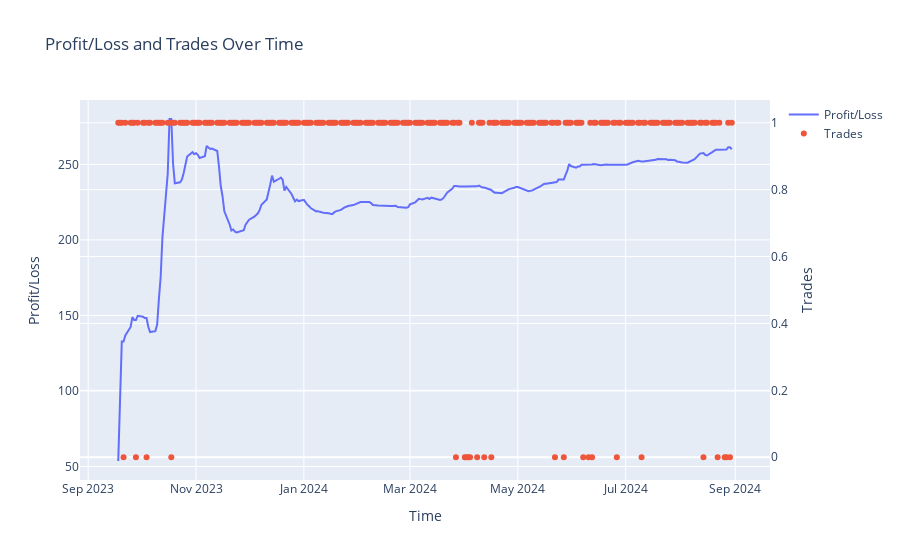

Notebook code for this chart:
### Code cell
params["mode"] = "validation"
params["model"] = "vecm"
validation_ts = TradingSystem(**params)
best_profit, best_rolling_window, best_lower_threshold = validation_ts.study(**study_params)

### Figure 1 — Plotly figure (JSON) as saved in the notebook; plotly's stock layout.template omitted (floating-point values rounded to 4 significant figures; data arrays with more than 128 entries replaced by an {"elided": "..."} marker saying what was removed)
{"data": [{"mode": "lines", "name": "Profit/Loss", "type": "scatter", "x": {"elided": "250 str values"}, "y": {"elided": "250 float values"}}, {"mode": "markers", "name": "Trades", "type": "scatter", "x": {"elided": "250 str values"}, "y": {"elided": "250 int values"}, "yaxis": "y2"}], "layout": {"title": {"text": "Profit/Loss and Trades Over Time"}, "xaxis": {"title": {"text": "Time"}}, "yaxis": {"title": {"text": "Profit/Loss"}}, "yaxis2": {"overlaying": "y", "side": "right", "title": {"text": "Trades"}}}}
